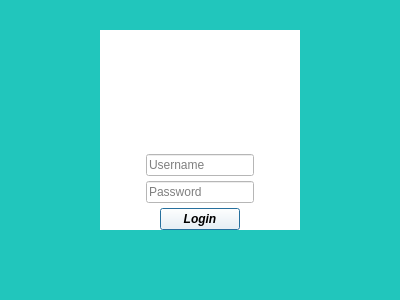
<?xml version="1.0" encoding="UTF-8"?>
<ui version="4.0">
 <class>Dialog</class>
 <widget class="QDialog" name="Dialog">
  <property name="geometry">
   <rect>
    <x>0</x>
    <y>0</y>
    <width>400</width>
    <height>300</height>
   </rect>
  </property>
  <property name="maximumSize">
   <size>
    <width>2000</width>
    <height>16777215</height>
   </size>
  </property>
  <property name="windowTitle">
   <string>Dialog</string>
  </property>
  <property name="styleSheet">
   <string notr="true">background-color: rgb(33, 198, 188);</string>
  </property>
  <widget class="QWidget" name="verticalWidget" native="true">
   <property name="geometry">
    <rect>
     <x>100</x>
     <y>30</y>
     <width>200</width>
     <height>200</height>
    </rect>
   </property>
   <property name="maximumSize">
    <size>
     <width>200</width>
     <height>200</height>
    </size>
   </property>
   <property name="styleSheet">
    <string notr="true">background-color: rgb(255, 255, 255);</string>
   </property>
   <layout class="QVBoxLayout">
    <property name="spacing">
     <number>5</number>
    </property>
    <property name="sizeConstraint">
     <enum>QLayout::SetMinAndMaxSize</enum>
    </property>
    <property name="leftMargin">
     <number>1</number>
    </property>
    <property name="topMargin">
     <number>15</number>
    </property>
    <item alignment="Qt::AlignHCenter">
     <widget class="QLabel" name="label_logo">
      <property name="maximumSize">
       <size>
        <width>120</width>
        <height>150</height>
       </size>
      </property>
      <property name="text">
       <string/>
      </property>
      <property name="pixmap">
       <pixmap>hyperonelogo.png</pixmap>
      </property>
      <property name="scaledContents">
       <bool>true</bool>
      </property>
     </widget>
    </item>
    <item alignment="Qt::AlignHCenter">
     <widget class="QLineEdit" name="LE_userName">
      <property name="placeholderText">
       <string>Username</string>
      </property>
     </widget>
    </item>
    <item alignment="Qt::AlignHCenter">
     <widget class="QLineEdit" name="LE_password">
      <property name="echoMode">
       <enum>QLineEdit::Password</enum>
      </property>
      <property name="placeholderText">
       <string>Password</string>
      </property>
     </widget>
    </item>
    <item alignment="Qt::AlignHCenter">
     <widget class="QPushButton" name="btn_login">
      <property name="maximumSize">
       <size>
        <width>100</width>
        <height>16777215</height>
       </size>
      </property>
      <property name="font">
       <font>
        <weight>75</weight>
        <italic>true</italic>
        <bold>true</bold>
       </font>
      </property>
      <property name="autoFillBackground">
       <bool>false</bool>
      </property>
      <property name="text">
       <string>Login</string>
      </property>
     </widget>
    </item>
   </layout>
  </widget>
 </widget>
 <resources/>
 <connections/>
</ui>
